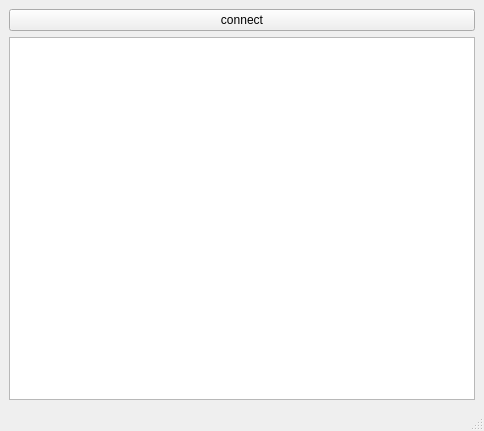
<?xml version="1.0" encoding="UTF-8"?>
<ui version="4.0">
 <class>MainWindow</class>
 <widget class="QMainWindow" name="MainWindow">
  <property name="geometry">
   <rect>
    <x>0</x>
    <y>0</y>
    <width>484</width>
    <height>431</height>
   </rect>
  </property>
  <property name="windowTitle">
   <string>MainWindow</string>
  </property>
  <widget class="QWidget" name="centralwidget">
   <layout class="QGridLayout" name="gridLayout">
    <item row="1" column="0" colspan="2">
     <widget class="QTextBrowser" name="textBrowser"/>
    </item>
    <item row="0" column="0" colspan="2">
     <widget class="QPushButton" name="pushButton">
      <property name="text">
       <string>connect</string>
      </property>
     </widget>
    </item>
   </layout>
  </widget>
  <widget class="QMenuBar" name="menubar">
   <property name="geometry">
    <rect>
     <x>0</x>
     <y>0</y>
     <width>484</width>
     <height>22</height>
    </rect>
   </property>
  </widget>
  <widget class="QStatusBar" name="statusbar"/>
 </widget>
 <resources/>
 <connections/>
</ui>
